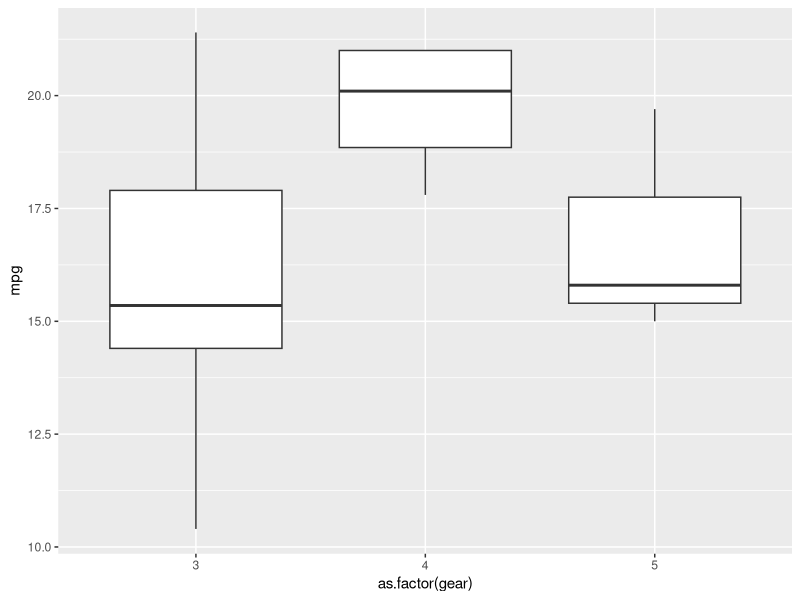
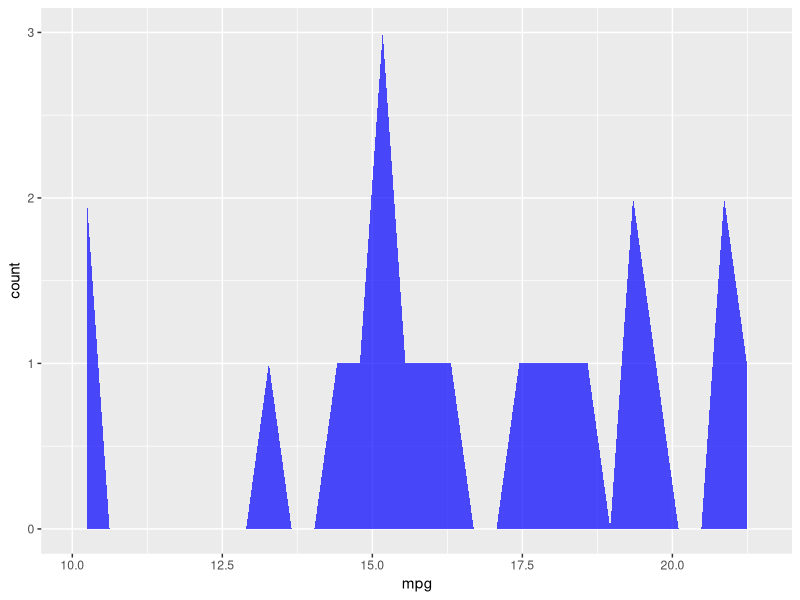

The R source for these figures, in order:
# exercício de R
# Pegue o banco de dados mtcars, selecione as variaveis, mpg, cyl, gear
# filtre os carros que possuem cilindradas maiores ou iguais a 6
# faça dois graficos diferentes com estas variáveis
# Ponha o resultado no seu github

#install.packages('tidyverse')
library(tidyverse)

df = mtcars %>% select (mpg, cyl,gear) %>% filter(cyl >=6)
df

graph1 = df %>% 
  ggplot(aes(as.factor(gear), mpg)) +
  geom_boxplot()
graph1 

graph2 = df %>% 
  ggplot(aes(mpg )) + 
  geom_area(stat = "bin", fill = 'blue', alpha = .70)
graph2
